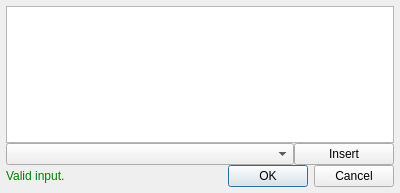
<?xml version="1.0" encoding="UTF-8"?>
<ui version="4.0">
 <class>Dialog</class>
 <widget class="QDialog" name="Dialog">
  <property name="geometry">
   <rect>
    <x>0</x>
    <y>0</y>
    <width>400</width>
    <height>193</height>
   </rect>
  </property>
  <property name="windowTitle">
   <string>Model Equation Editor</string>
  </property>
  <layout class="QVBoxLayout" name="verticalLayout">
   <property name="spacing">
    <number>0</number>
   </property>
   <property name="leftMargin">
    <number>6</number>
   </property>
   <property name="topMargin">
    <number>6</number>
   </property>
   <property name="rightMargin">
    <number>6</number>
   </property>
   <property name="bottomMargin">
    <number>6</number>
   </property>
   <item>
    <widget class="QTextEdit" name="equation_text_edit"/>
   </item>
   <item>
    <layout class="QHBoxLayout" name="horizontalLayout">
     <item>
      <widget class="QComboBox" name="model_list_combo_box">
       <property name="sizePolicy">
        <sizepolicy hsizetype="Preferred" vsizetype="Fixed">
         <horstretch>0</horstretch>
         <verstretch>0</verstretch>
        </sizepolicy>
       </property>
      </widget>
     </item>
     <item>
      <widget class="QPushButton" name="insert_button">
       <property name="maximumSize">
        <size>
         <width>100</width>
         <height>16777215</height>
        </size>
       </property>
       <property name="text">
        <string>Insert</string>
       </property>
      </widget>
     </item>
    </layout>
   </item>
   <item>
    <layout class="QHBoxLayout" name="horizontalLayout_2">
     <item>
      <widget class="QLabel" name="status_label">
       <property name="sizePolicy">
        <sizepolicy hsizetype="Preferred" vsizetype="Preferred">
         <horstretch>1</horstretch>
         <verstretch>0</verstretch>
        </sizepolicy>
       </property>
       <property name="text">
        <string>&lt;font color=&quot;green&quot;&gt;Valid input.&lt;/font&gt;</string>
       </property>
       <property name="scaledContents">
        <bool>true</bool>
       </property>
       <property name="wordWrap">
        <bool>true</bool>
       </property>
      </widget>
     </item>
     <item>
      <widget class="QDialogButtonBox" name="button_box">
       <property name="orientation">
        <enum>Qt::Horizontal</enum>
       </property>
       <property name="standardButtons">
        <set>QDialogButtonBox::Cancel|QDialogButtonBox::Ok</set>
       </property>
      </widget>
     </item>
    </layout>
   </item>
  </layout>
 </widget>
 <resources/>
 <connections>
  <connection>
   <sender>button_box</sender>
   <signal>accepted()</signal>
   <receiver>Dialog</receiver>
   <slot>accept()</slot>
   <hints>
    <hint type="sourcelabel">
     <x>248</x>
     <y>254</y>
    </hint>
    <hint type="destinationlabel">
     <x>157</x>
     <y>274</y>
    </hint>
   </hints>
  </connection>
  <connection>
   <sender>button_box</sender>
   <signal>rejected()</signal>
   <receiver>Dialog</receiver>
   <slot>reject()</slot>
   <hints>
    <hint type="sourcelabel">
     <x>316</x>
     <y>260</y>
    </hint>
    <hint type="destinationlabel">
     <x>286</x>
     <y>274</y>
    </hint>
   </hints>
  </connection>
 </connections>
</ui>
